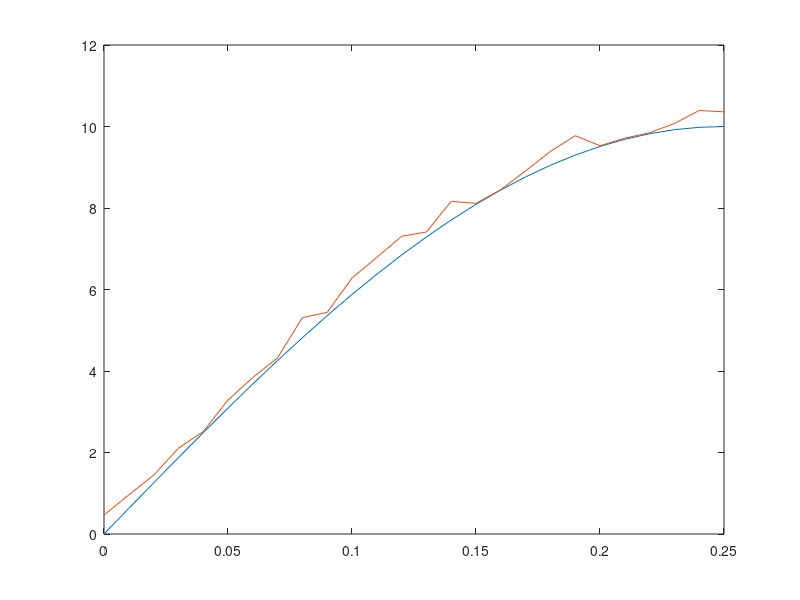
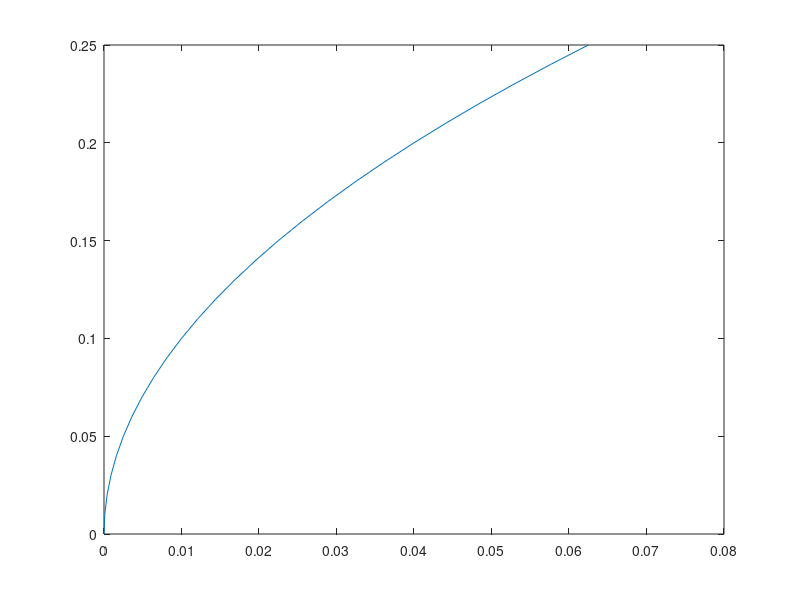

MATLAB code to generate these figures, in order:
clear all; clc;

A = [ 1 2 3;  4 5 6; 7 8 9];

x1 = [1 0]
x2 = [0 1]'

x1*x2

dt              = 0.01;
duration = 0.25;
amp         = 10;

time      = 0:dt:duration;
noise    =  .5*rand(1, length(time));
test0    = amp*sin(2*pi*time);
test1    = amp*sin(2*pi*time) + noise;


plot(time, test0);
hold on;
plot(time, test1);
hold on;

x2 = time.*time
x    = time
figure(2)
plot(x2,x)


% c means speed of sound
c   = 3000;
% f1 = f0*(c+Vr)/(c+Vs); 
% f1 = f0*(c+Vr)/(c+Vs);
